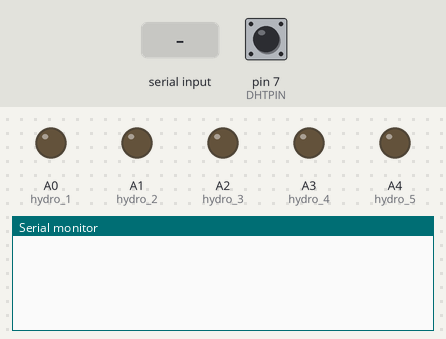
The sketch below on a simulated Arduino Uno, built with avr-gcc and run on an emulated ATmega328P. On the bench: output pins drawn as LEDs (lit = HIGH), the last lines printed to the serial monitor. The inputs (shaded band) are chosen by the test bench; at power-on: pin 7 (DHTPIN) HIGH.

Above: at 1.2 s.
1.3 s: "a" received over Serial
At 1.7 s:
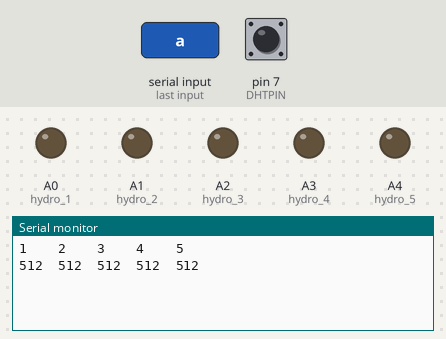
2.8 s: "b" received over Serial
At 5.5 s:
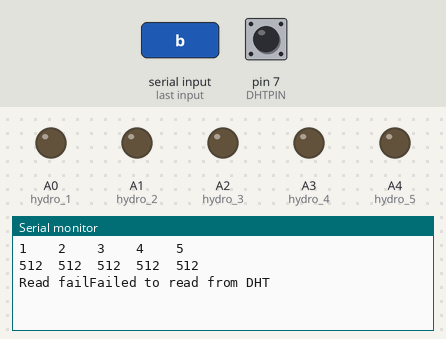

Measured:
- after the input at 1.3 s, the serial monitor: prints a new line at once (image 1)
- after the input at 2.8 s, the serial monitor: prints a new line after 1.3 s (image 2)

The sketch:

hydro.ino
```cpp
#include <DHT11.h>
#define DHTPIN 7
#define DHTTYPE DHT11
DHT dht(DHTPIN, DHTTYPE);
/*it's important that we set these variable per DHT sensor on our project*/


int hydro_1 = A0;
int hydro_2 = A1;
int hydro_3 = A2;
int hydro_4 = A3;
int hydro_5 = A4;
int key;


void moisture()
{
  Serial.println("1    2    3    4    5");
  Serial.print(analogRead(hydro_1), DEC);
  Serial.print("  ");
  Serial.print(analogRead(hydro_2), DEC);
  Serial.print("  ");
  Serial.print(analogRead(hydro_3), DEC);
  Serial.print("  ");
  Serial.print(analogRead(hydro_4), DEC);
  Serial.print("  ");
  Serial.println(analogRead(hydro_5), DEC);
}

void temp_hum(){

/*reading the sensor will be slow, (about 1.4 of a second, and the data might be old
 (up to 8x that time)*/
 delay(1000);
  float h = dht.readHumidity();
  float t = dht.readTemperature();
  t = t * 9/5  + 32;

  // check if returns are valid, if they are NaN (not a number) then something went wrong!
  if (isnan(t) || isnan(h)) {
    Serial.println("Failed to read from DHT");
  } else {
    Serial.print("Humidity: ");
    Serial.print(h);
    Serial.print(" %\t");
    Serial.print("Temperature: ");
    Serial.print(t);
    Serial.println(" *F");
  }
  delay(1000);
}

void setup(){
  pinMode(hydro_1, OUTPUT);
  pinMode(hydro_2, OUTPUT);
  pinMode(hydro_3, OUTPUT);
  pinMode(hydro_4, OUTPUT);
  pinMode(hydro_5, OUTPUT);
  dht.begin();
  Serial.begin(9600);

}

void loop(){
  if (Serial.available() > 0){
    key = Serial.read();
    switch(key){
    case 'a':
      moisture();
      break;
    case 'b':
      temp_hum();
      break;
    default:
     Serial.println();
     break;
  }
}
}
```
